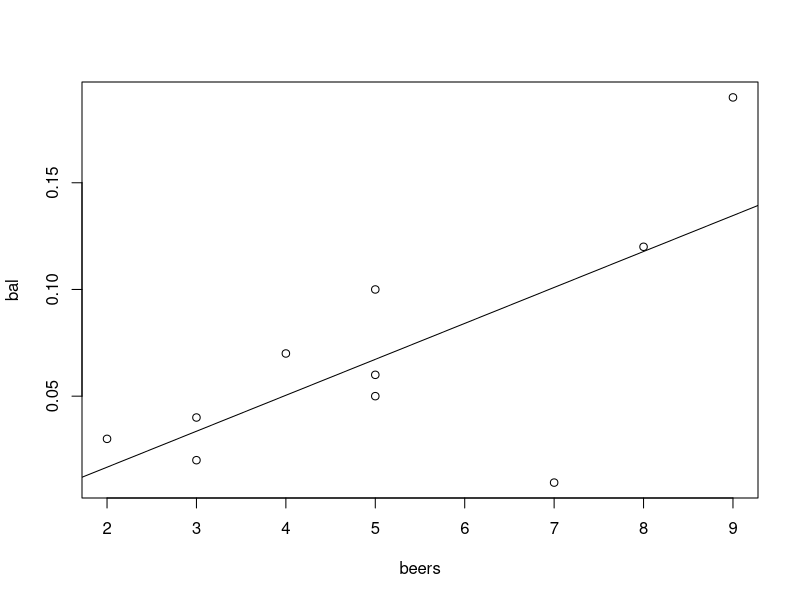
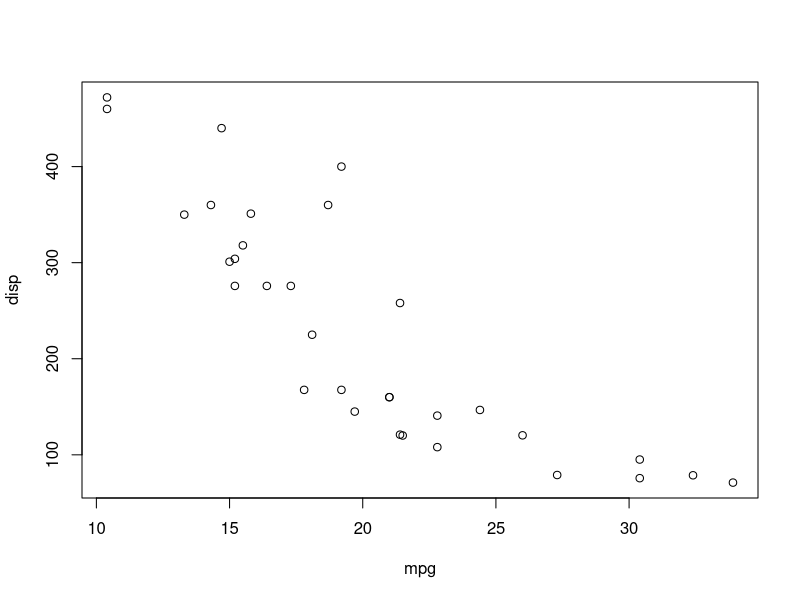
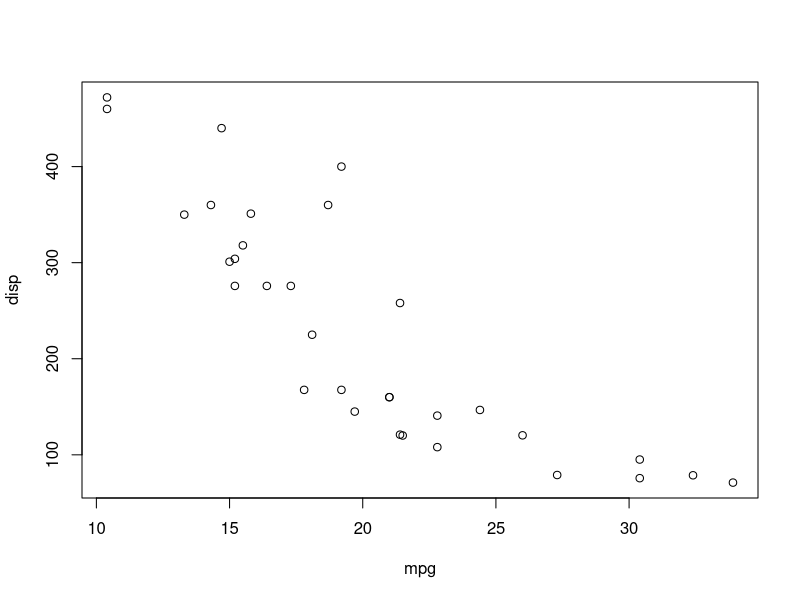
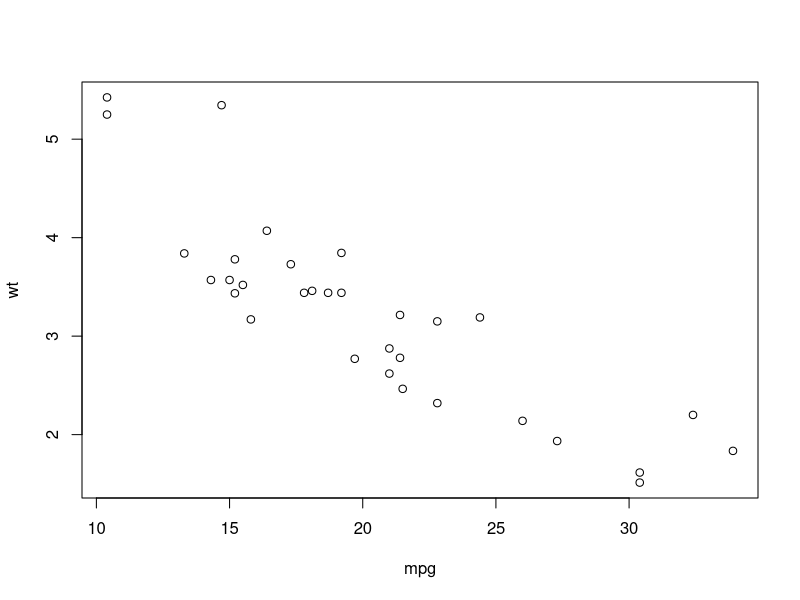
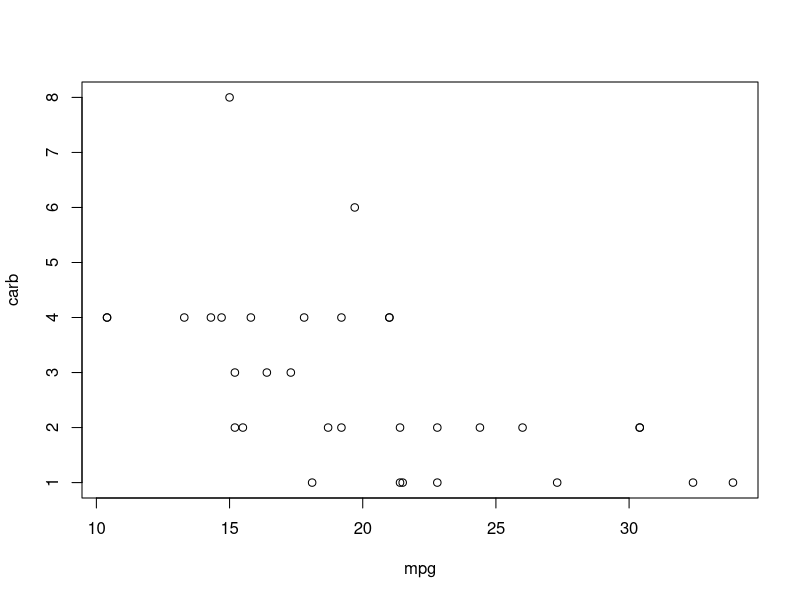

Here is the R script that generated these plots, in order:
beers <- c(5,2,9,8,3,7,4,5,3,5)
bal <- c(0.1,0.03,0.19,0.12,0.04,0.0095,0.07,0.06,0.02,0.05)
length(bal)

data<-data.frame(beers,bal)
dim(data)
head(data)

plot(bal~beers,data=data)
res<-lm(bal~beers,data=data)
class(res)

abline(res)

cor(beers,bal)

cor(iris[,1:4])

mtcars

mpg <- mtcars$mpg
disp <- mtcars$disp

plot(x=mpg,y=disp)
cor(mpg,disp)

wt <- mtcars$wt
mpg <- mtcars$mpg
disp <- mtcars$disp
carb<- mtcars$carb
plot(x=mpg,y=disp)
plot(x=mpg,y=wt)
plot(x=mpg,y=carb)

cor(mpg,disp)
cor(mpg,wt)
cor(mpg,carb)
